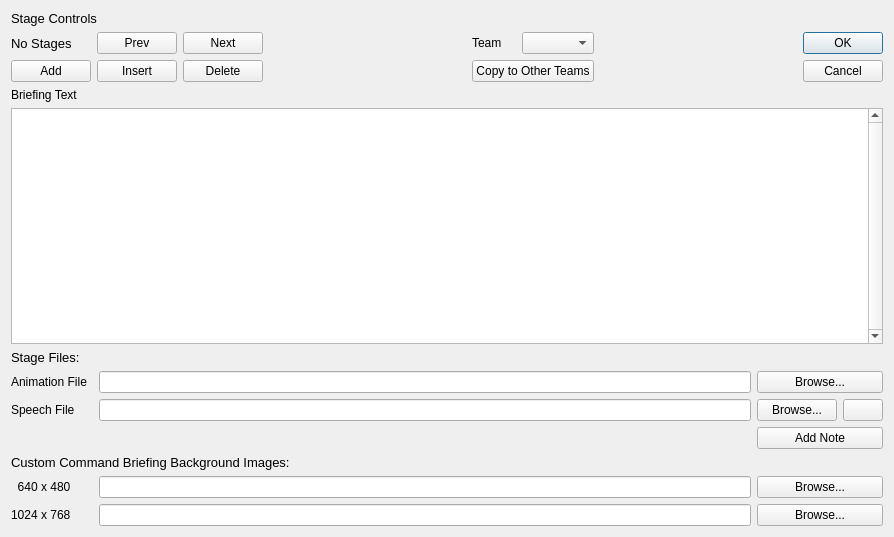
<?xml version="1.0" encoding="UTF-8"?>
<ui version="4.0">
 <class>fso::fred::dialogs::CommandBriefingDialog</class>
 <widget class="QDialog" name="fso::fred::dialogs::CommandBriefingDialog">
  <property name="geometry">
   <rect>
    <x>0</x>
    <y>0</y>
    <width>894</width>
    <height>537</height>
   </rect>
  </property>
  <property name="windowTitle">
   <string>Command Briefing</string>
  </property>
  <layout class="QGridLayout" name="gridLayout_3">
   <item row="2" column="2">
    <layout class="QVBoxLayout" name="topLevelVerticalLayout">
     <item>
      <widget class="QLabel" name="stageControlLabel">
       <property name="font">
        <font>
         <pointsize>10</pointsize>
        </font>
       </property>
       <property name="text">
        <string>Stage Controls</string>
       </property>
      </widget>
     </item>
     <item>
      <layout class="QHBoxLayout" name="stageManagementAndOKLayout">
       <item>
        <layout class="QGridLayout" name="stageManagementLayout">
         <item row="1" column="4">
          <widget class="QLabel" name="teamLabel">
           <property name="text">
            <string>Team</string>
           </property>
          </widget>
         </item>
         <item row="1" column="2" alignment="Qt::AlignLeft">
          <widget class="QPushButton" name="actionNextStage">
           <property name="text">
            <string>Next</string>
           </property>
          </widget>
         </item>
         <item row="2" column="2">
          <widget class="QPushButton" name="actionDeleteStage">
           <property name="text">
            <string>Delete</string>
           </property>
          </widget>
         </item>
         <item row="1" column="3">
          <spacer name="leftTeamSpacer">
           <property name="orientation">
            <enum>Qt::Horizontal</enum>
           </property>
           <property name="sizeHint" stdset="0">
            <size>
             <width>40</width>
             <height>20</height>
            </size>
           </property>
          </spacer>
         </item>
         <item row="2" column="1">
          <widget class="QPushButton" name="actionInsertStage">
           <property name="text">
            <string>Insert</string>
           </property>
          </widget>
         </item>
         <item row="1" column="0">
          <widget class="QLabel" name="currentStageLabel">
           <property name="font">
            <font>
             <pointsize>10</pointsize>
            </font>
           </property>
           <property name="text">
            <string>No Stages</string>
           </property>
          </widget>
         </item>
         <item row="2" column="4" colspan="2">
          <widget class="QPushButton" name="actionCopyToOtherTeams">
           <property name="text">
            <string>Copy to Other Teams</string>
           </property>
          </widget>
         </item>
         <item row="1" column="5">
          <widget class="QComboBox" name="actionChangeTeams"/>
         </item>
         <item row="1" column="6">
          <spacer name="rightTeamSpacer">
           <property name="orientation">
            <enum>Qt::Horizontal</enum>
           </property>
           <property name="sizeHint" stdset="0">
            <size>
             <width>40</width>
             <height>20</height>
            </size>
           </property>
          </spacer>
         </item>
         <item row="1" column="1" alignment="Qt::AlignRight">
          <widget class="QPushButton" name="actionPrevStage">
           <property name="text">
            <string>Prev</string>
           </property>
          </widget>
         </item>
         <item row="2" column="0">
          <widget class="QPushButton" name="actionAddStage">
           <property name="text">
            <string>Add</string>
           </property>
          </widget>
         </item>
        </layout>
       </item>
       <item alignment="Qt::AlignTop">
        <widget class="QDialogButtonBox" name="okAndCancelButtons">
         <property name="orientation">
          <enum>Qt::Vertical</enum>
         </property>
         <property name="standardButtons">
          <set>QDialogButtonBox::Cancel|QDialogButtonBox::Ok</set>
         </property>
        </widget>
       </item>
      </layout>
     </item>
     <item>
      <layout class="QVBoxLayout" name="secondaryVerticalLayout">
       <item>
        <widget class="QLabel" name="briefingTextLabel">
         <property name="text">
          <string>Briefing Text</string>
         </property>
        </widget>
       </item>
       <item>
        <widget class="QPlainTextEdit" name="actionBriefingTextEditor">
         <property name="verticalScrollBarPolicy">
          <enum>Qt::ScrollBarAlwaysOn</enum>
         </property>
         <property name="plainText">
          <string/>
         </property>
        </widget>
       </item>
       <item>
        <widget class="QLabel" name="fileLabels">
         <property name="font">
          <font>
           <pointsize>10</pointsize>
          </font>
         </property>
         <property name="text">
          <string>Stage Files:</string>
         </property>
        </widget>
       </item>
       <item>
        <layout class="QGridLayout" name="fileSelectionGridLayout">
         <item row="2" column="2">
          <widget class="QLineEdit" name="speechFilename">
           <property name="text">
            <string/>
           </property>
          </widget>
         </item>
         <item row="6" column="2">
          <widget class="QLineEdit" name="actionHighResolutionFilenameEdit">
           <property name="text">
            <string/>
           </property>
          </widget>
         </item>
         <item row="6" column="0">
          <widget class="QLabel" name="highResLabel">
           <property name="text">
            <string>1024 x 768</string>
           </property>
          </widget>
         </item>
         <item row="5" column="0">
          <widget class="QLabel" name="lowResolutionLabel">
           <property name="text">
            <string>  640 x 480</string>
           </property>
          </widget>
         </item>
         <item row="5" column="2">
          <widget class="QLineEdit" name="actionLowResolutionFilenameEdit">
           <property name="text">
            <string/>
           </property>
          </widget>
         </item>
         <item row="1" column="3" colspan="2">
          <widget class="QPushButton" name="actionBrowseAnimation">
           <property name="text">
            <string>Browse...</string>
           </property>
          </widget>
         </item>
         <item row="2" column="3">
          <widget class="QPushButton" name="actionBrowseSpeechFile">
           <property name="text">
            <string>Browse...</string>
           </property>
          </widget>
         </item>
         <item row="6" column="3" colspan="2">
          <widget class="QPushButton" name="actionHighResolutionBrowse">
           <property name="text">
            <string>Browse...</string>
           </property>
          </widget>
         </item>
         <item row="5" column="3" colspan="2">
          <widget class="QPushButton" name="actionLowResolutionBrowse">
           <property name="text">
            <string>Browse...</string>
           </property>
          </widget>
         </item>
         <item row="4" column="0" colspan="3">
          <widget class="QLabel" name="commandBriefingBackgroundHeader">
           <property name="font">
            <font>
             <pointsize>10</pointsize>
            </font>
           </property>
           <property name="toolTip">
            <string>&lt;html&gt;&lt;head/&gt;&lt;body&gt;&lt;p&gt;These are command-briefing-wide and are shared among teams.&lt;/p&gt;&lt;/body&gt;&lt;/html&gt;</string>
           </property>
           <property name="text">
            <string>Custom Command Briefing Background Images:</string>
           </property>
          </widget>
         </item>
         <item row="1" column="2">
          <widget class="QLineEdit" name="animationFilename">
           <property name="text">
            <string/>
           </property>
          </widget>
         </item>
         <item row="2" column="4">
          <widget class="QPushButton" name="actionTestSpeechFileButton">
           <property name="text">
            <string/>
           </property>
          </widget>
         </item>
         <item row="1" column="0">
          <widget class="QLabel" name="animationFileLabel">
           <property name="text">
            <string>Animation File</string>
           </property>
          </widget>
         </item>
         <item row="2" column="0">
          <widget class="QLabel" name="speechFileLabel">
           <property name="text">
            <string>Speech File</string>
           </property>
          </widget>
         </item>
         <item row="3" column="3" colspan="2">
          <widget class="QPushButton" name="actionStageNote">
           <property name="toolTip">
            <string>A note for this stage's voice actor. The Voice Acting Manager exports it; the game never shows it.</string>
           </property>
           <property name="text">
            <string>Add Note</string>
           </property>
          </widget>
         </item>
         <item row="3" column="0">
          <spacer name="SpacerforBackgroundImages">
           <property name="orientation">
            <enum>Qt::Vertical</enum>
           </property>
           <property name="sizeType">
            <enum>QSizePolicy::Fixed</enum>
           </property>
           <property name="sizeHint" stdset="0">
            <size>
             <width>10</width>
             <height>10</height>
            </size>
           </property>
          </spacer>
         </item>
        </layout>
       </item>
      </layout>
     </item>
    </layout>
   </item>
  </layout>
 </widget>
 <tabstops>
  <tabstop>actionPrevStage</tabstop>
  <tabstop>actionNextStage</tabstop>
  <tabstop>actionAddStage</tabstop>
  <tabstop>actionInsertStage</tabstop>
  <tabstop>actionDeleteStage</tabstop>
  <tabstop>actionChangeTeams</tabstop>
  <tabstop>actionCopyToOtherTeams</tabstop>
  <tabstop>actionBriefingTextEditor</tabstop>
  <tabstop>animationFilename</tabstop>
  <tabstop>actionBrowseAnimation</tabstop>
  <tabstop>speechFilename</tabstop>
  <tabstop>actionBrowseSpeechFile</tabstop>
  <tabstop>actionTestSpeechFileButton</tabstop>
  <tabstop>actionStageNote</tabstop>
  <tabstop>actionLowResolutionFilenameEdit</tabstop>
  <tabstop>actionLowResolutionBrowse</tabstop>
  <tabstop>actionHighResolutionFilenameEdit</tabstop>
  <tabstop>actionHighResolutionBrowse</tabstop>
  <tabstop>okAndCancelButtons</tabstop>
 </tabstops>
 <resources>
  <include location="../resources/resources.qrc"/>
 </resources>
 <connections/>
</ui>
